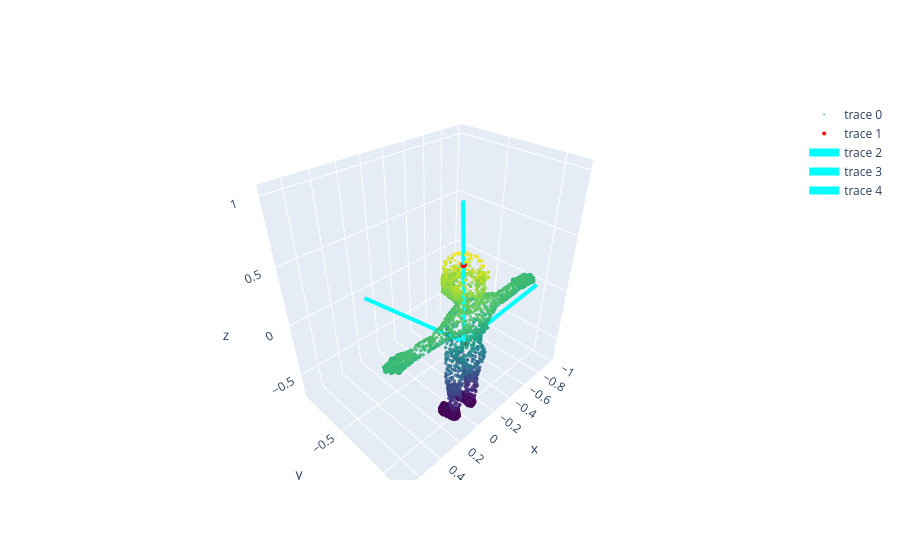

Here is the notebook cell this chart was saved with:
### Code cell
dist = knn_points(head_pc, rest_pc, K=1)
head_idx = dist.idx

head_k = knn_gather(rest_pc, head_idx).squeeze(2)

dist = knn_points(belly_pc, rest_pc, K=1)
belly_idx = dist.idx
belly_k = knn_gather(rest_pc, belly_idx).squeeze(2)

dist = knn_points(side_pc, rest_pc, K=1)
side_idx = dist.idx
side_k = knn_gather(rest_pc, side_idx).squeeze(2)

rest_points = torch.stack([torch.mean(belly_k, dim=1), 
                           torch.mean(head_k, dim=1),
                           torch.mean(side_k, dim=1)], dim=1)

frame_rest = compute_orthogonal_frame(rest_points)
plot_diffusion(rest_pc.cpu().numpy(), rest_points.cpu().numpy(), frame_rest.cpu().numpy(), scale=1)

### Figure 1 — Plotly figure (JSON) as saved in the notebook; plotly's stock layout.template omitted (floating-point values rounded to 4 significant figures; data arrays with more than 128 entries replaced by an {"elided": "..."} marker saying what was removed)
{"data": [{"marker": {"color": {"elided": "4096 float values"}, "colorscale": [[0, "#440154"], [0.1111, "#482878"], [0.2222, "#3e4989"], [0.3333, "#31688e"], [0.4444, "#26828e"], [0.5556, "#1f9e89"], [0.6667, "#35b779"], [0.7778, "#6ece58"], [0.8889, "#b5de2b"], [1, "#fde725"]], "opacity": 0.8, "size": 2}, "mode": "markers", "scene": "scene", "type": "scatter3d", "x": {"elided": "4096 float values"}, "y": {"elided": "4096 float values"}, "z": {"elided": "4096 float values"}}, {"marker": {"color": "red", "opacity": 1, "size": 4}, "mode": "markers", "scene": "scene", "type": "scatter3d", "x": [0.01783, -0.00841, -0.1166], "y": [0.0428, -0.01507, 0.02999], "z": [0.02367, 0.6084, 0.02374]}, {"line": {"color": "cyan", "width": 8}, "mode": "lines", "scene": "scene", "type": "scatter3d", "x": [0.01783, -0.02678], "y": [0.0428, -0.0556], "z": [0.02367, 1.018]}, {"line": {"color": "cyan", "width": 8}, "mode": "lines", "scene": "scene", "type": "scatter3d", "x": [0.01783, -0.9767], "y": [0.0428, -0.04691], "z": [0.02367, -0.02984]}, {"line": {"color": "cyan", "width": 8}, "mode": "lines", "scene": "scene", "type": "scatter3d", "x": [0.01783, 0.1123], "y": [0.0428, -0.9483], "z": [0.02367, -0.07018]}], "layout": {"scene": {"domain": {"x": [0, 1], "y": [0, 1]}}}}
